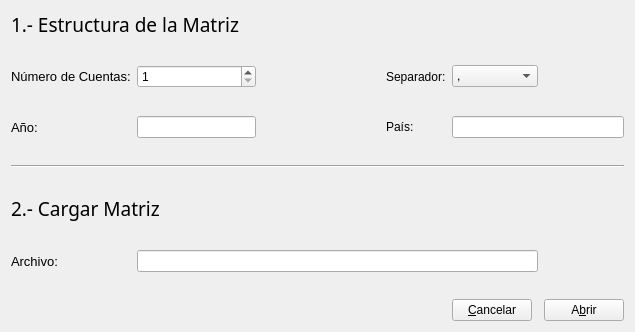
<?xml version="1.0" encoding="UTF-8"?>
<ui version="4.0">
 <class>FormLoadMatrix</class>
 <widget class="QWidget" name="FormLoadMatrix">
  <property name="windowModality">
   <enum>Qt::ApplicationModal</enum>
  </property>
  <property name="geometry">
   <rect>
    <x>0</x>
    <y>0</y>
    <width>635</width>
    <height>332</height>
   </rect>
  </property>
  <property name="windowTitle">
   <string>Cargar Matriz</string>
  </property>
  <layout class="QVBoxLayout" name="verticalLayout">
   <item>
    <layout class="QGridLayout" name="gridLayout">
     <item row="13" column="6">
      <widget class="QPushButton" name="buttonOpen">
       <property name="text">
        <string>A&amp;brir</string>
       </property>
      </widget>
     </item>
     <item row="4" column="1">
      <widget class="QLineEdit" name="editYear"/>
     </item>
     <item row="11" column="1">
      <spacer name="verticalSpacer">
       <property name="orientation">
        <enum>Qt::Vertical</enum>
       </property>
       <property name="sizeHint" stdset="0">
        <size>
         <width>20</width>
         <height>40</height>
        </size>
       </property>
      </spacer>
     </item>
     <item row="6" column="0" colspan="7">
      <widget class="Line" name="line">
       <property name="orientation">
        <enum>Qt::Horizontal</enum>
       </property>
      </widget>
     </item>
     <item row="8" column="0" colspan="2">
      <widget class="QLabel" name="label_2">
       <property name="font">
        <font>
         <family>Aero Matics</family>
         <pointsize>14</pointsize>
         <weight>50</weight>
         <bold>false</bold>
        </font>
       </property>
       <property name="text">
        <string>2.- Cargar Matriz</string>
       </property>
      </widget>
     </item>
     <item row="4" column="3">
      <widget class="QLabel" name="label_6">
       <property name="text">
        <string>País:</string>
       </property>
      </widget>
     </item>
     <item row="4" column="0">
      <widget class="QLabel" name="label_5">
       <property name="font">
        <font>
         <pointsize>10</pointsize>
        </font>
       </property>
       <property name="text">
        <string>Año:</string>
       </property>
      </widget>
     </item>
     <item row="2" column="0">
      <widget class="QLabel" name="label_3">
       <property name="font">
        <font>
         <pointsize>10</pointsize>
        </font>
       </property>
       <property name="text">
        <string>Número de Cuentas:</string>
       </property>
      </widget>
     </item>
     <item row="2" column="1">
      <widget class="QSpinBox" name="spinNumber">
       <property name="minimum">
        <number>1</number>
       </property>
      </widget>
     </item>
     <item row="10" column="6">
      <widget class="QPushButton" name="buttonSearch">
       <property name="toolTip">
        <string>Examinar</string>
       </property>
       <property name="text">
        <string/>
       </property>
       <property name="icon">
        <iconset>
         <normaloff>img/folder_blue.png</normaloff>img/folder_blue.png</iconset>
       </property>
       <property name="flat">
        <bool>true</bool>
       </property>
      </widget>
     </item>
     <item row="13" column="4">
      <widget class="QPushButton" name="buttonCancel">
       <property name="text">
        <string>&amp;Cancelar</string>
       </property>
      </widget>
     </item>
     <item row="10" column="1" colspan="5">
      <widget class="QLineEdit" name="editFilePath">
       <property name="readOnly">
        <bool>true</bool>
       </property>
      </widget>
     </item>
     <item row="0" column="0" colspan="2">
      <widget class="QLabel" name="label">
       <property name="font">
        <font>
         <family>Aero Matics</family>
         <pointsize>14</pointsize>
         <weight>50</weight>
         <bold>false</bold>
        </font>
       </property>
       <property name="text">
        <string>1.- Estructura de la Matriz</string>
       </property>
      </widget>
     </item>
     <item row="10" column="0">
      <widget class="QLabel" name="label_7">
       <property name="font">
        <font>
         <pointsize>10</pointsize>
        </font>
       </property>
       <property name="text">
        <string>Archivo:</string>
       </property>
      </widget>
     </item>
     <item row="3" column="1">
      <spacer name="verticalSpacer_2">
       <property name="orientation">
        <enum>Qt::Vertical</enum>
       </property>
       <property name="sizeHint" stdset="0">
        <size>
         <width>20</width>
         <height>40</height>
        </size>
       </property>
      </spacer>
     </item>
     <item row="7" column="0">
      <spacer name="verticalSpacer_3">
       <property name="orientation">
        <enum>Qt::Vertical</enum>
       </property>
       <property name="sizeHint" stdset="0">
        <size>
         <width>20</width>
         <height>40</height>
        </size>
       </property>
      </spacer>
     </item>
     <item row="5" column="0">
      <spacer name="verticalSpacer_4">
       <property name="orientation">
        <enum>Qt::Vertical</enum>
       </property>
       <property name="sizeHint" stdset="0">
        <size>
         <width>20</width>
         <height>40</height>
        </size>
       </property>
      </spacer>
     </item>
     <item row="9" column="0">
      <spacer name="verticalSpacer_5">
       <property name="orientation">
        <enum>Qt::Vertical</enum>
       </property>
       <property name="sizeHint" stdset="0">
        <size>
         <width>20</width>
         <height>40</height>
        </size>
       </property>
      </spacer>
     </item>
     <item row="1" column="1">
      <spacer name="verticalSpacer_6">
       <property name="orientation">
        <enum>Qt::Vertical</enum>
       </property>
       <property name="sizeHint" stdset="0">
        <size>
         <width>20</width>
         <height>40</height>
        </size>
       </property>
      </spacer>
     </item>
     <item row="2" column="2">
      <spacer name="horizontalSpacer">
       <property name="orientation">
        <enum>Qt::Horizontal</enum>
       </property>
       <property name="sizeHint" stdset="0">
        <size>
         <width>40</width>
         <height>20</height>
        </size>
       </property>
      </spacer>
     </item>
     <item row="2" column="3">
      <widget class="QLabel" name="label_4">
       <property name="text">
        <string>Separador:</string>
       </property>
      </widget>
     </item>
     <item row="2" column="4" colspan="2">
      <widget class="QComboBox" name="comboSeparator">
       <property name="editable">
        <bool>false</bool>
       </property>
       <item>
        <property name="text">
         <string>,</string>
        </property>
       </item>
       <item>
        <property name="text">
         <string>;</string>
        </property>
       </item>
       <item>
        <property name="text">
         <string>|</string>
        </property>
       </item>
      </widget>
     </item>
     <item row="4" column="4" colspan="3">
      <widget class="QLineEdit" name="editCountry"/>
     </item>
    </layout>
   </item>
  </layout>
 </widget>
 <resources/>
 <connections/>
</ui>
